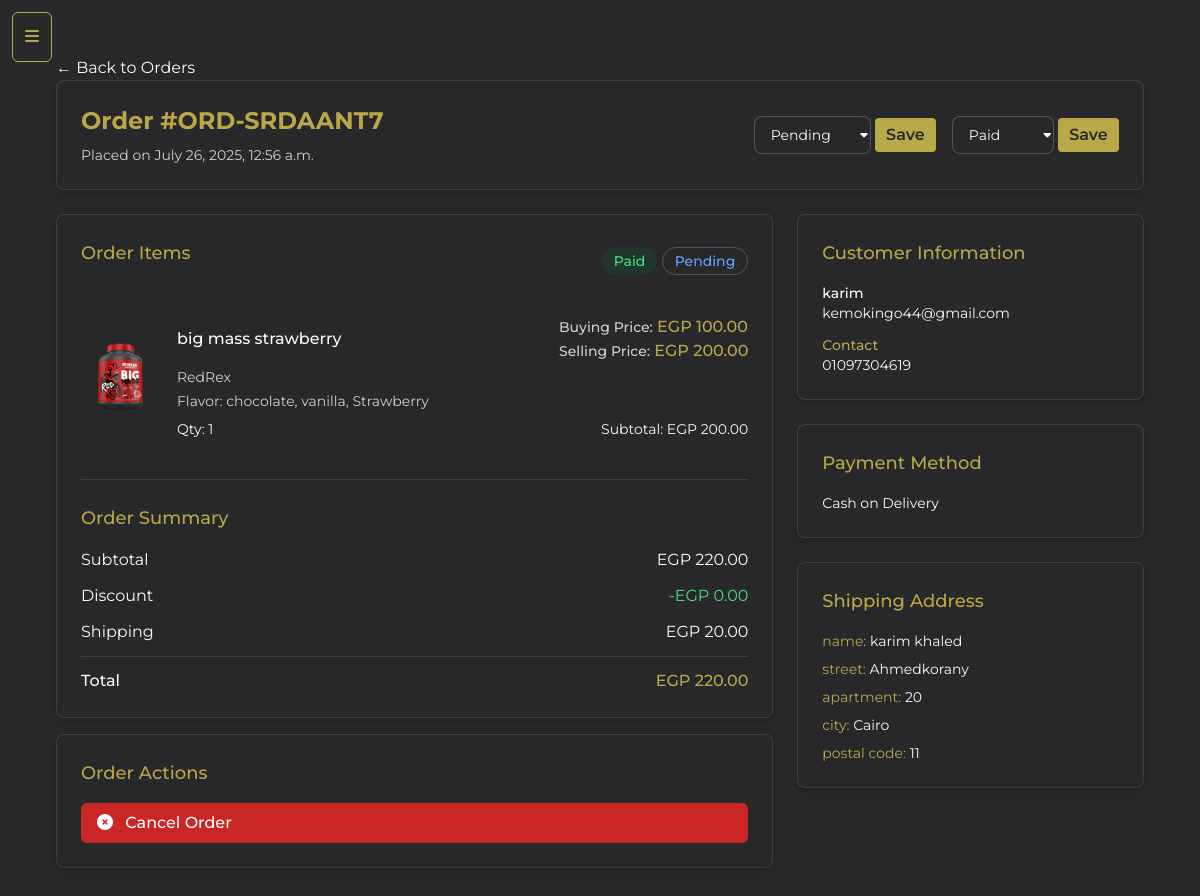
The page /useradmin/order-detail/ORD-SRDAANT7/ on the database its author committed.
### core/models.py (models this page shows, shortened)
class CartOrder(models.Model):
    oid = ShortUUIDField(primary_key=True)
    invoice_number=ShortUUIDField(max_length=100, blank=True, null=True) #to show invoice number of the item
    user=models.ForeignKey(User, on_delete=models.CASCADE, null=True, blank=True) #to show user who created the cart order
    address = models.ForeignKey(Address, on_delete=models.SET_NULL, null=True, blank=True)
    coupons = models.ForeignKey(Coupon, on_delete=models.SET_NULL, null=True, blank=True)
    price=models.DecimalField(max_digits=10, decimal_places=2, default=0.00)
    saved = models.DecimalField(max_digits=10, decimal_places=2, default=0.00) #to show saved amount of the order
    total_price=models.DecimalField(max_digits=10, decimal_places=2, default=0.00) #to show total price of the order
    order_date=models.DateTimeField(auto_now_add=True)
    order_status=models.CharField(max_length=10, choices=ORDER_STATUS_CHOICES, default='pending')
    paid_status=models.BooleanField(default=False) #to show if the order is paid or not
    shipping_cost=models.DecimalField(max_digits=10, decimal_places=2, default=0.00) #to show shipping price of the item
    payment_method = models.CharField(max_length=20, choices=PAYMENT_METHOD_CHOICES)
    class Meta:
        verbose_name_plural='cart orders'

class CartOrderItem(models.Model):
    order=models.ForeignKey(CartOrder, on_delete=models.CASCADE, null=True, blank=True) #to show cart order of the item
    product=models.ForeignKey(Product, on_delete=models.CASCADE, null=True, blank=True) #to show product of the item
    image=models.ImageField(max_length=100, blank=True, null=True) #to show image of the item
    quantity=models.PositiveIntegerField(default=1)
    price=models.DecimalField(max_digits=10, decimal_places=2, default=0.00)
    total_price=models.DecimalField(max_digits=10, decimal_places=2, default=0.00)
    profit = models.DecimalField(max_digits=10, decimal_places=2, default=0)
    created_at = models.DateTimeField(auto_now_add=True)
    class Meta:
        verbose_name_plural='cart order items'

class Product(models.Model):
    pid= ShortUUIDField(primary_key=True)
    title=models.CharField(max_length=100, blank=False, null=False)
    image=models.ImageField(upload_to='product')
    description=models.TextField(blank=True, null=True, default='this is a product')
    buying_price = models.DecimalField(max_digits=10, decimal_places=2, default=0)
    price=models.DecimalField(max_digits=10, decimal_places=2)
    old_price=models.DecimalField(max_digits=10, decimal_places=2, blank=True, null=True)
    specifications=models.TextField(blank=True, null=True)
    user=models.ForeignKey(User, on_delete=models.CASCADE, null=True, blank=True) #to show user who created the product
    category=models.ForeignKey(Category, on_delete=models.CASCADE, null=True, blank=True, related_name='category') #to show category of the product
    supplier=models.ForeignKey(Supplier, on_delete=models.CASCADE, null=True, blank=True) #to show supplier of the product
    brand = models.ForeignKey(Brand, on_delete=models.SET_NULL, null=True, blank=True)
    is_active=models.BooleanField(default=True) #to show if the product is active or not
    product_status=models.CharField(max_length=10, choices=STATUS_CHOICES, default='active')
    in_stock=models.BooleanField(default=True) #to show if the product is in stock or not
    quantity=models.PositiveIntegerField(default=0)
    quantity_sold=models.PositiveIntegerField(default=0)
    featured=models.BooleanField(default=False) #عشان العروض
    sku=models.CharField(max_length=100,unique=True, blank=True, null=True)
    created_at = models.DateTimeField(auto_now_add=True)
    updated_at = models.DateTimeField(auto_now=True, null=True, blank=True)
    flavors = models.ManyToManyField(Flavor, blank=True)
    class Meta:
        verbose_name_plural='products'

class Brand(models.Model):
    bid= ShortUUIDField(primary_key=True)
    name=models.CharField(max_length=100, blank=False, null=False)
    image=models.ImageField(upload_to='brand', blank=True, null=True) #to show image of the brand
    user=models.ForeignKey(User, on_delete=models.CASCADE, null=True, blank=True) #to show user who created the brand
    created_at = models.DateTimeField(auto_now_add=True)
    class Meta:
        verbose_name_plural='brands'
    def __str__(self):
        return self.name if self.name else "Unnamed Brand"

class Flavor(models.Model):
    name = models.CharField(max_length=50)
    def __str__(self):
        return self.name if self.name else "No Flavor"

class Address(models.Model):
    user=models.ForeignKey(User, on_delete=models.CASCADE, null=True, blank=True) #to show user who created the address
    first_name=models.CharField(max_length=100, blank=True, null=True)
    last_name=models.CharField(max_length=100, blank=True, null=True)
    email = models.EmailField(blank=True, null=True)  # Email field for the address
    phone=models.CharField(max_length=20, blank=True, null=True)
    street_address = models.CharField(max_length=255, blank=True, null=True)
    apartment = models.CharField(max_length=50, blank=True, null=True)
    status=models.BooleanField(default=False) #to show if the address is default or not
    postal_code = models.CharField(max_length=10, blank=True, null=True)
    city = models.CharField(max_length=100, choices=CITIES, default='Cairo', blank=True, null=True)  # Default city is Cairo
    created_at = models.DateTimeField(auto_now_add=True)
    class Meta:
        verbose_name_plural='addresses'

### userauths/models.py (models this page shows, shortened)
class User(AbstractUser):
    email = models.EmailField(unique=True)
    username= models.CharField(max_length=100, unique=True)
    USERNAME_FIELD = 'email'
    REQUIRED_FIELDS = ['username']

### useradmin/views.py (the view)
# urls.py: path('order-detail/<oid>/', views.order_detail_view, name='order-detail'),
def order_detail_view(request, oid):
    order = CartOrder.objects.get(oid=oid)
    order_items = CartOrderItem.objects.filter(order=order)
    sub_total = sum(item.price * item.quantity for item in order_items)
    context = {
        'order': order,
        'order_items': order_items,
        'sub_total': sub_total,
    }
    return render(request, 'useradmin/order_detail.html', context)

### core/context_processors.py (called while the page is built)
def price_range_context(request):
    min_max_price = Product.objects.aggregate(Min('price'), Max('price'))
    return {
        'min_max_price': min_max_price,
      }

def cart_data(request):
    cart_data = request.session.get('cart_data_obj', {})
    return {'cart_data': cart_data}

### templates/useradmin/order_detail.html (shortened to what this page needs)
{% extends "useradmin/base-sidebar.html" %}
{% load static %}
{% block content %}
<div class="max-w-6xl mx-auto px-4 sm:px-6 lg:px-8 py-8">
      <a href="{% url 'useradmin:orders' %}" class="text-light hover:text-gold flex items-center gap-1">
            ← Back to Orders
      </a>
    <div class="bg-dark rounded-lg shadow-md p-6 mb-6 border border-white/10">
        <div class="flex flex-col md:flex-row md:justify-between md:items-center">
            <div>
                <h1 class="text-2xl font-bold text-gold mb-2">Order #{{ order.oid }}</h1>
                <p class="text-light/80 text-sm">Placed on {{ order.order_date }}</p>
            </div>
            <div class="mt-4 md:mt-0 flex items-center ">
                <form method="POST" action="{% url 'useradmin:order-status' order.oid %}" class="relative inline-block">
                    <select name="status" class="appearance-none cursor-pointer bg-dark border border-white/20 rounded-lg
                    px-4 py-2 pr-8 text-sm text-light focus:outline-none focus:ring-1
                     focus:ring-gold focus:border-gold/50">
                        <option value="Pending">Pending</option>
                    </select>
                    <button type="submit" class="btn">Save</button>
                    <div class=" absolute inset-y-0 right-12 flex items-center pr-5">
                        <i class="fa-solid fa-caret-down text-light text-xs"></i>
                    </div>
                </form>
                <form method="POST" action="{% url 'useradmin:order-paid-status' order.oid %}" class="relative inline-block ml-4">
                    <select name="paid_status" class="appearance-none cursor-pointer bg-dark border border-white/20 rounded-lg
                    px-4 py-2 pr-8 text-sm text-light focus:outline-none focus:ring-1
                     focus:ring-gold focus:border-gold/50">
                        <option value="true" {% if order.paid_status %}selected{% endif %}>Paid</option>
                    </select>
                    <button type="submit" class="btn">Save</button>
                    <div class=" absolute inset-y-0 right-12 flex items-center pr-5">
                        <i class="fa-solid fa-caret-down text-light text-xs"></i>
                    </div>
                </form>
            </div>
        </div>
    </div>
    <div class="grid grid-cols-1 lg:grid-cols-3 gap-6">
        <div class="lg:col-span-2">
            <div class="bg-dark rounded-lg shadow-md p-6 border border-white/10">
                <div class="flex justify-between items-center mb-4">
                    <h2 class="text-lg font-medium text-gold mb-4">Order Items</h2>
                     <div>
                        <span class="ml-2 inline-flex items-center px-3 py-1 rounded-full text-sm font-medium
                        {% if order.paid_status %}bg-green-900/30 text-green-400
                        {% else %}bg-red-900/30 text-red-400{% endif %}">
                        {% if order.paid_status %}Paid{% else %}Unpaid{% endif %}
                        </span>
                        <span class="bg-dark border border-white/20 rounded-full pl-3 pr-3 py-1 text-sm font-medium transition-colors
                        {% if order.order_status == 'Delivered' %} bg-green-900/30 text-green-400
                        {% elif order.order_status == 'Shipped' %} bg-yellow-900/30 text-yellow-400
                        {% elif order.order_status == 'Pending' %} bg-blue-900/30 text-blue-400
                        {% elif order.order_status == 'Canceled' %} bg-red-900/30 text-red-400
                        {% else %} bg-gray-900/30 text-gray-400{% endif %}">{{order.order_status}}</span>
                     </div>
                </div>
                <div class="divide-y divide-white/10">
                    {% for item in order_items %}
                    <div class="py-4 flex flex-col sm:flex-row">
                        <div class="flex-shrink-0 mb-4 sm:mb-0 sm:mr-4">
                            <img src="{{ item.product.image.url }}" alt="{{ item.product.name }}"
                                class="w-20 h-20 rounded-md object-cover">
                        </div>
                        <div class="flex-grow">
                            <div class="flex justify-between">
                                <h3 class="text-base font-medium text-light">{{ item.product.title }}</h3>
                                <div class="">
                                    <p class="text-base font-medium text-gold"><span class="text-light/80 text-sm">Buying Price:</span> EGP {{ item.product.buying_price }}</p>
                                    <p class="text-base font-medium text-gold"><span class="text-light/80 text-sm">Selling Price:</span> EGP {{ item.price }}</p>
                                </div>
                            </div>
                            <p class="mt-1 text-sm text-light/80"> {{ item.product.brand }}</p>
                            <p class="mt-1 text-sm text-light/80">
                              Flavor:
                              {% for flavor in item.product.flavors.all %}
                                {{ flavor }}{% if not forloop.last %}, {% endif %}
                              {% endfor %}
                            </p>
                            <div class="mt-2 flex justify-between items-center">
                                <p class="text-sm text-light">Qty: {{ item.quantity }}</p>
                                <p class="text-sm text-light">Subtotal: EGP {{ sub_total }}</p>
                            </div>
                        </div>
                    </div>
                    {% endfor %}
                </div>
                <div class="mt-6 border-t border-white/10 pt-6">
                    <h3 class="text-lg font-medium text-gold mb-4">Order Summary</h3>
                    <div class="space-y-3">
                        <div class="flex justify-between text-light">
                            <span>Subtotal</span>
                            <span>EGP {{ order.price }}</span>
                        </div>
                        <div class="flex justify-between text-light">
                            <span>Discount</span>
                            <span class="text-green-400">-EGP {{ order.saved }}</span>
                        </div>
                        <div class="flex justify-between text-light">
                            <span>Shipping</span>
                            <span>EGP {{ order.shipping_cost }}</span>
                        </div>
                        <div class="flex justify-between text-light font-medium border-t border-white/10 pt-3 mt-3">
                            <span>Total</span>
                            <span class="text-gold">EGP {{ order.total_price }}</span>
                        </div>
                    </div>
                </div>
            </div>
            <div class="bg-dark rounded-lg shadow-md p-6 border border-white/10 mt-4">
                <h2 class="text-lg font-medium text-gold mb-4">Order Actions</h2>
                <div class="flex flex-col space-y-3">
                    <a href="{% url 'useradmin:delete-order' order.oid %}" class="w-full bg-red-600/90 hover:bg-red-500 text-white font-medium py-2 px-4 rounded-md transition">
                        <i class="fas fa-times-circle mr-2"></i> Cancel Order
                    </a>
                </div>
            </div>
        </div>
        <div class="space-y-6">
            <div class="bg-dark rounded-lg shadow-md p-6 border border-white/10">
                <h2 class="text-lg font-medium text-gold mb-4">Customer Information</h2>
                <div class="space-y-3 text-sm text-light">
                    <div>
                        <p class="font-medium">{{ order.user.username }}</p>
                        <p>{{ order.user.email }}</p>
                    </div>
                    <div>
                        <p class="font-medium text-gold mt-3">Contact</p>
                        <p>{{ order.address.phone }}</p>
                    </div>
                </div>
            </div>
            <div class="bg-dark rounded-lg shadow-md p-6 border border-white/10 ">
                <h2 class="text-lg font-medium text-gold mb-4">Payment Method</h2>
                <p class="text-sm text-light">{{ order.get_payment_method_display }}</p>
            </div>
            <div class="bg-dark rounded-lg shadow-md p-6 border border-white/10">
                <h2 class="text-lg font-medium text-gold mb-4">Shipping Address</h2>
                <div class="text-sm text-light space-y-2">
                    <p><span class="text-gold text-sm">name:</span> {{ order.address.first_name }} {{ order.address.last_name }}</p>
                    <p><span class="text-gold text-sm">street:</span> {{ order.address.street_address }}</p>
                    {% if order.address.apartment %}
                    <p><span class="text-gold text-sm">apartment:</span> {{ order.address.apartment }}</p>
                    {% endif %}
                    <p><span class="text-gold text-sm">city:</span> {{ order.address.city }}</p>
                    <p><span class="text-gold text-sm">postal code:</span> {{ order.address.postal_code }}</p>
                </div>
            </div>
        </div>
    </div>
</div>
{% endblock %}

### static/assets/css/global.css (style rules this page uses)
.flex { display: flex; align-items: center; }
* { margin: 0; padding: 0; }
html { font-family: "Montserrat", serif !important; box-sizing: border-box; scrollbar-color: #b9a848 #28282B; scroll-behavior: smooth; }
*, *:before, *:after { box-sizing: inherit; }
a,button { cursor: pointer; display: inline-block; }
.btn { background-color: #b9a848; color: #28282B; font-size: 1rem; font-weight: 600; padding-left: 0.7rem; padding-right: 0.7rem; padding-top: 0.30rem; padding-bottom: 0.30rem; border-radius: 0.25rem; }

### rows shown on the page
CartOrder: oid "ORD-SRDAANT7", order_date "July 26, 2025, 12:56 a.m.", paid_status "Paid", order_status "Pending", price "220.00", saved "0.00", shipping_cost "20.00", total_price "220.00", user.username "karim", user.email "kemokingo44@gmail.com", address.phone "01097304619", payment_method "Cash on Delivery", address.first_name "karim", address.last_name "khaled", address.street_address "Ahmedkorany", address.apartment "20", address.city "Cairo", address.postal_code "11"
CartOrderItem: product.image (picture), product "big mass strawberry", product.buying_price "100.00", price "200.00", product.brand "RedRex", quantity "1", sub_total "200.00"
Flavor: name "chocolate"
Flavor: name "vanilla"
Flavor: name "Strawberry"
